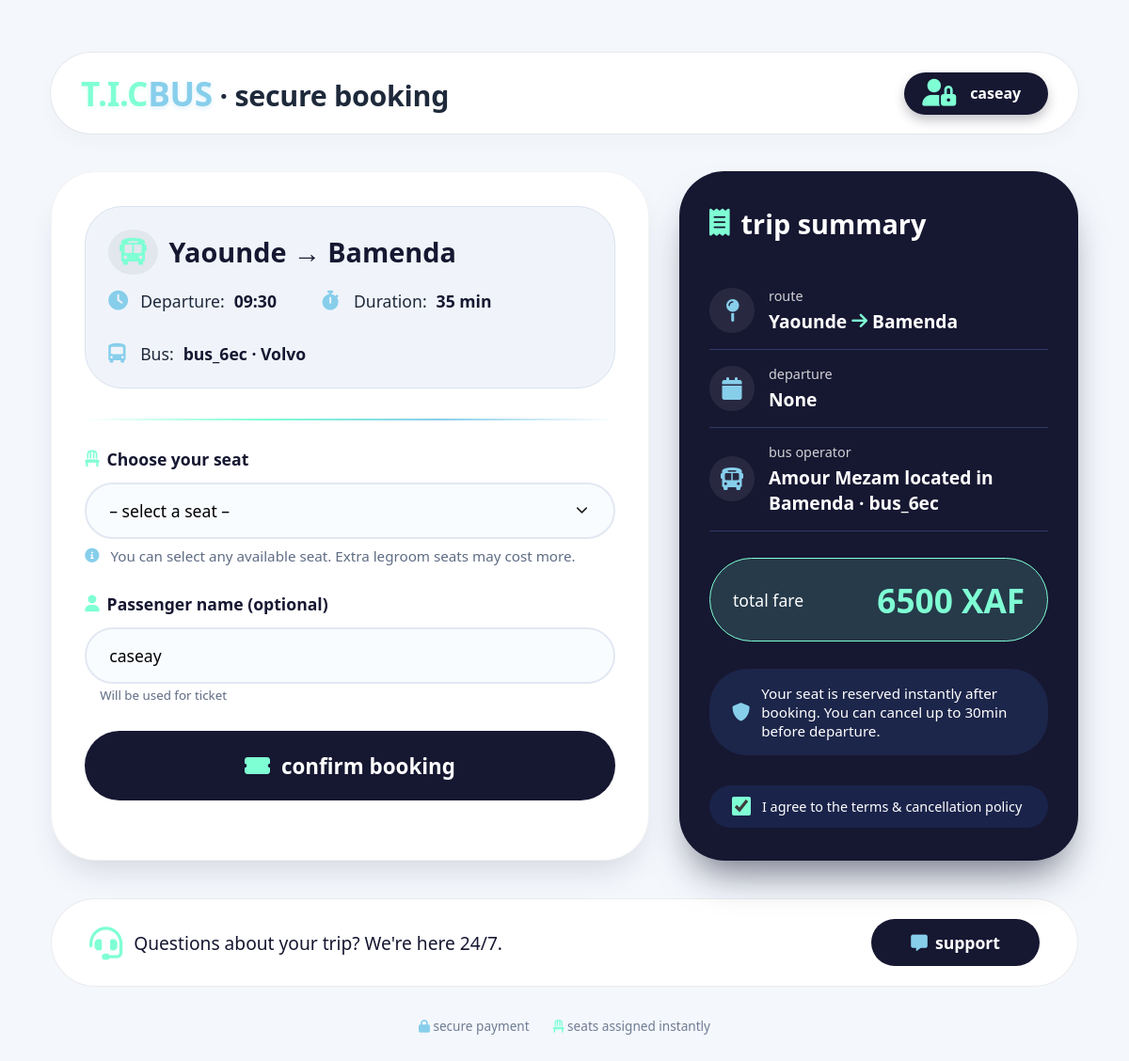
Before: /book/1/ (signed in) with the older database file.
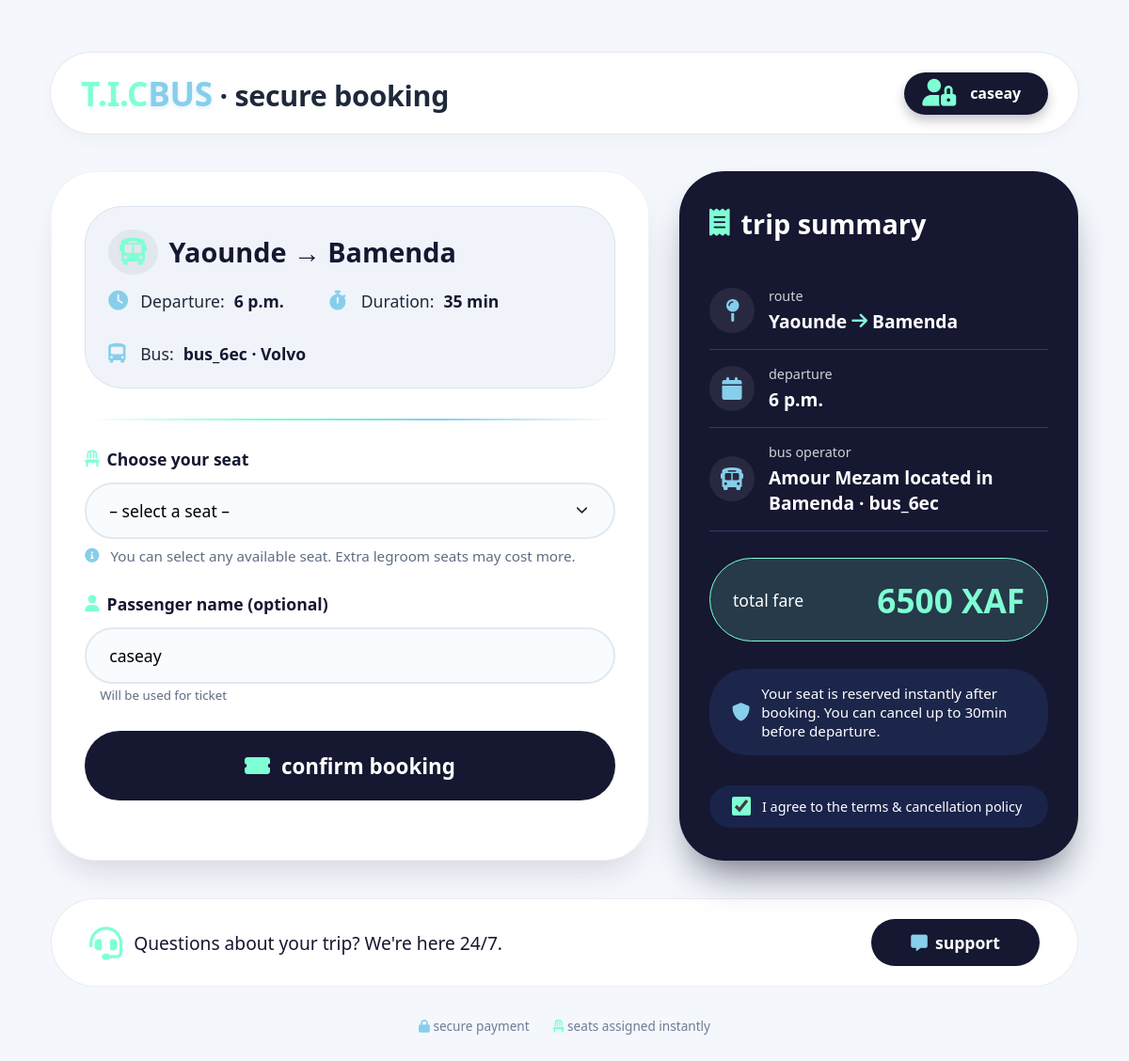
After: the same page with the newer database file.
### booking/models.py (models this page shows, shortened)
class Route(models.Model):
    origin = models.CharField(max_length=100)
    destination = models.CharField(max_length=100)
    departure_time = models.TimeField()
    price = models.DecimalField(max_digits=8, decimal_places=0)
    bus = models.ForeignKey(Bus, on_delete=models.CASCADE)

### booking/views.py (the view, shortened to what this page needs)
# urls.py: path("book/<int:route_id>/", book_bus, name="book_bus"),
@login_required(login_url='login')
def book_bus(request, route_id):
    route = get_object_or_404(Route, id=route_id)
    bus = route.bus
    context = {
        "route": route,
        "bus": bus
    }
    return render(request, "pages/book_bus.html", context)

### booking/models.py (called while the page is built)
    def __str__(self):
        return f"{self.agency_name} located in {self.location}"

### templates/pages/book_bus.html (shortened to what the changed rows need)
<!DOCTYPE html>
<html lang="en">
<head>
  <link rel="stylesheet" href="https://cdnjs.cloudflare.com/ajax/libs/font-awesome/6.0.0-beta3/css/all.min.css">
</head>
<body>
<div class="dashboard">
  <div class="greeting">
    <h1>
      <span class="tic">T.I.C</span><span class="bus">BUS</span> · secure booking
    </h1>
  </div>
  <form method="post" action="">
    <div class="booking-split">
      <div class="booking-card">
        <div class="route-summary">
          <div class="route-title">
            <i class="fas fa-bus"></i> {{ route.origin|default:"Downtown" }} → {{ route.destination|default:"North Beach" }}
          </div>
          <div class="route-meta">
            <div class="meta-item"><i class="fas fa-clock"></i> Departure: <strong>{{ route.departure_time|default:"09:30" }}</strong></div>
            <div class="meta-item"><i class="fas fa-stopwatch"></i> Duration: <strong>{{ route.duration|default:"35 min" }}</strong></div>
            <div class="meta-item"><i class="fas fa-bus-simple"></i> Bus: <strong>{{ bus.bus_number|default:"CE-12" }} · {{ bus.model|default:"Volvo" }}</strong></div>
          </div>
        </div>
      </div>
      <div class="summary-panel">
        <div class="info-row">
          <div class="info-content">
            <div class="info-label">route</div>
            <div class="info-value">{{ route.origin|default:"Downtown" }} <i class="fas fa-arrow-right"></i> {{ route.destination|default:"North Beach" }}</div>
          </div>
        </div>
        <div class="info-row">
          <div class="info-content">
            <div class="info-label">departure</div>
            <div class="info-value">{{ route.departure_time }}</div>
          </div>
        </div>
        <div class="price-tag">
          <span>total fare</span>
          <span class="final-price">{{ route.price|default:"12" }} XAF</span>
        </div>
      </div>
    </div>
  </form>
</div>
</body>
</html>

Changed rows visible on the page:
changed Route "Yaounde": departure_time "09:30" → "6 p.m."; departure_time "None" → "6 p.m."
